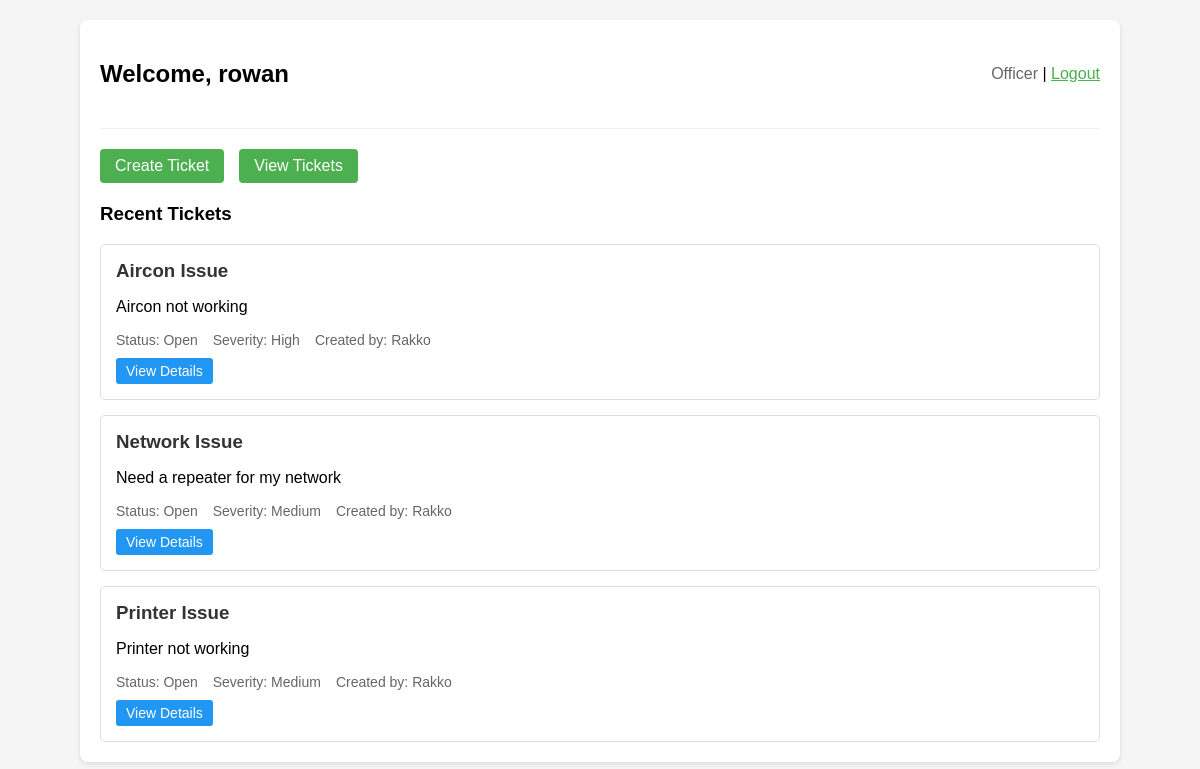
The app's page /dashboard.php (signed in) with its own data.
### tables this page shows
CREATE TABLE `tickets` (
  `id` int(11) NOT NULL,
  `title` varchar(100) NOT NULL,
  `description` text NOT NULL,
  `severity` enum('low','medium','high','critical') NOT NULL,
  `status` enum('open','in_progress','resolved','closed') DEFAULT 'open',
  `created_by` int(11) NOT NULL,
  `assigned_to` int(11) DEFAULT NULL,
  `department` varchar(50) NOT NULL,
  `created_at` timestamp NOT NULL DEFAULT current_timestamp(),
  `updated_at` timestamp NOT NULL DEFAULT current_timestamp() ON UPDATE current_timestamp()
);

CREATE TABLE `users` (
  `id` int(11) NOT NULL,
  `username` varchar(50) NOT NULL,
  `password` varchar(255) NOT NULL,
  `full_name` varchar(100) NOT NULL,
  `email` varchar(100) NOT NULL,
  `role` enum('admin','supervisor','officer','junior_officer') NOT NULL,
  `department` varchar(50) NOT NULL,
  `created_at` timestamp NOT NULL DEFAULT current_timestamp()
);

### dashboard.php (the view, shortened to what this page needs)
<?php
require_once '../helpdesk-system/api/config/database.php';
$user_id = $_SESSION['user_id'];
$role = $_SESSION['role'];
$department = $_SESSION['department'];
?>
<!DOCTYPE html>
<html>
<head>
</head>
<body>
    <div class="container">
        <div class="header">
            <h2>Welcome, <?= htmlspecialchars($_SESSION['username']) ?></h2>
            <div>
                <span style="color:#666;"><?= ucfirst(str_replace('_', ' ', $role)) ?></span> |
                <a href="includes/logout.php" style="color:#4CAF50;">Logout</a>
            </div>
        </div>
        <div class="menu">
            <a href="tickets/create.php">Create Ticket</a>
            <a href="tickets/view.php">View Tickets</a>
        </div>
        <h3>Recent Tickets</h3>
        <div class="ticket-list">
            <?php
            $query = "SELECT t.*, u.username as created_by_username
                     FROM tickets t
                     JOIN users u ON t.created_by = u.id
                     WHERE t.department = ?";
            if ($role === 'junior_officer') {
                $query .= " AND (t.severity != 'critical' OR t.assigned_to = ?)";
                $params = [$department, $user_id];
            } else {
                $params = [$department];
            }
            $query .= " ORDER BY t.created_at DESC LIMIT 5";
            $stmt = $pdo->prepare($query);
            $stmt->execute($params);
            while ($ticket = $stmt->fetch()):
            ?>
                <div class="ticket">
                    <h3><?= htmlspecialchars($ticket['title']) ?></h3>
                    <p><?= htmlspecialchars($ticket['description']) ?></p>
                    <div class="ticket-meta">
                        <span>Status: <?= ucfirst(str_replace('_', ' ', $ticket['status'])) ?></span>
                        <span>Severity: <?= ucfirst($ticket['severity']) ?></span>
                        <span>Created by: <?= htmlspecialchars($ticket['created_by_username']) ?></span>
                    </div>
                    <a href="tickets/manage.php?id=<?= $ticket['id'] ?>" class="view-btn">View Details</a>
                </div>
            <?php endwhile; ?>
        </div>
    </div>
</body>
</html>

### dashboard.php (style rules this page uses)
body { font-family: Arial, sans-serif; margin: 0; padding: 20px; background: #f5f5f5; }
.container { max-width: 1000px; margin: 0 auto; background: white; padding: 20px; border-radius: 8px; box-shadow: 0 2px 5px rgba(0,0,0,0.1); }
.header { display: flex; justify-content: space-between; align-items: center; padding-bottom: 20px; border-bottom: 1px solid #eee; margin-bottom: 20px; }
.menu { display: flex; gap: 15px; margin-bottom: 20px; }
.menu a { padding: 8px 15px; background: #4CAF50; color: white; text-decoration: none; border-radius: 4px; }
.ticket-list { display: grid; gap: 15px; }
.ticket { padding: 15px; border: 1px solid #ddd; border-radius: 5px; background: white; }
.ticket h3 { margin: 0 0 10px 0; color: #333; }
.ticket-meta { display: flex; gap: 15px; font-size: 14px; color: #666; }
.view-btn { display: inline-block; margin-top: 10px; padding: 5px 10px; background: #2196F3; color: white; text-decoration: none; border-radius: 3px; font-size: 14px; }

### records on screen
tickets: title "Aircon Issue", description "Aircon not working", status "Open", severity "High", created_by.username "Rakko"
tickets: title "Network Issue", description "Need a repeater for my network", status "Open", severity "Medium", created_by.username "Rakko"
tickets: title "Printer Issue", description "Printer not working", status "Open", severity "Medium", created_by.username "Rakko"

### other values on screen
$_SESSION['username'] "rowan"
str_replace('_', ' ', $role) "Officer"
